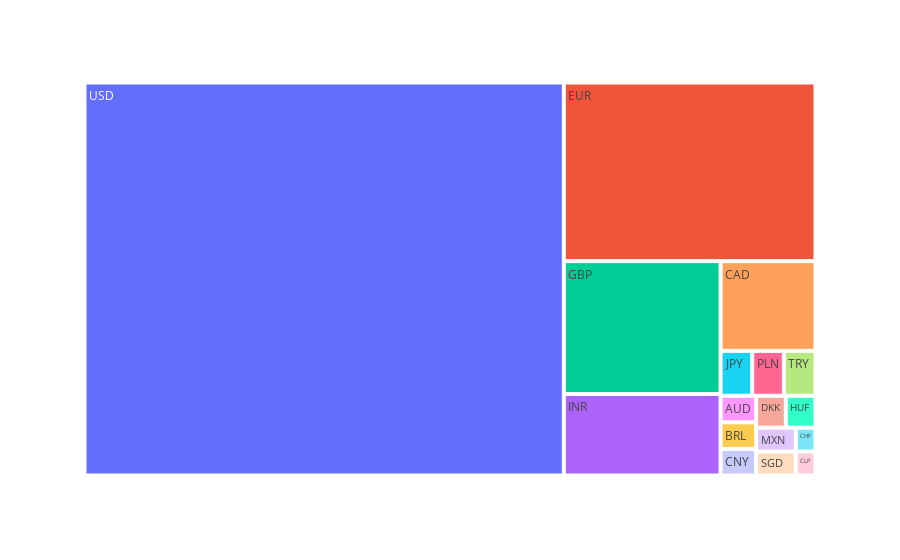

The cell this chart's notebook holds for it:
### Markdown cell above
Salary currency

### Code cell
px.treemap(df_salaries, path=['salary_currency'])

### Figure 1 — Plotly figure (JSON) as saved in the notebook; plotly's stock layout.template omitted (floating-point values rounded to 4 significant figures)
{"data": [{"branchvalues": "total", "domain": {"x": [0.0, 1.0], "y": [0.0, 1.0]}, "hovertemplate": "labels=%{label}<br>count=%{value}<br>parent=%{parent}<br>id=%{id}<extra></extra>", "ids": ["AUD", "BRL", "CAD", "CHF", "CLP", "CNY", "DKK", "EUR", "GBP", "HUF", "INR", "JPY", "MXN", "PLN", "SGD", "TRY", "USD"], "labels": ["AUD", "BRL", "CAD", "CHF", "CLP", "CNY", "DKK", "EUR", "GBP", "HUF", "INR", "JPY", "MXN", "PLN", "SGD", "TRY", "USD"], "name": "", "parents": ["", "", "", "", "", "", "", "", "", "", "", "", "", "", "", "", ""], "values": [2, 2, 18, 1, 1, 2, 2, 95, 44, 2, 27, 3, 2, 3, 2, 3, 398], "type": "treemap"}], "layout": {"legend": {"tracegroupgap": 0}, "margin": {"t": 60}}}
